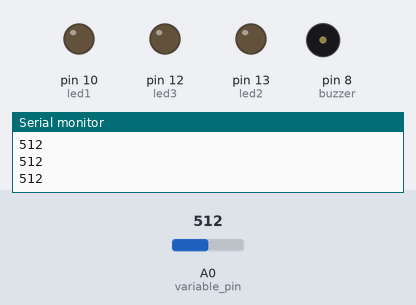
This sketch was run on a simulated Arduino Uno, built with avr-gcc and run on an emulated ATmega328P. Shown: output pins drawn as LEDs (lit = HIGH), buzzer (waves = sounding, pin HIGH), the last lines printed to the serial monitor. The test bench sets the inputs (shaded band); at power-on: A0 (variable_pin) = 512.

Above: at 1.2 s.
1.3 s: A0 (variable_pin) set to 991
2.8 s: A0 (variable_pin) set to 1012
At 5.6 s:
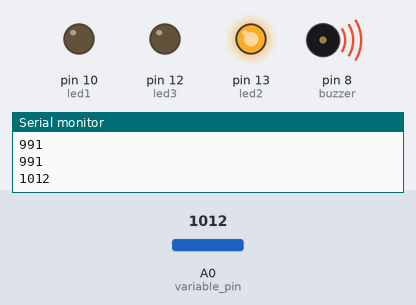
At 8.6 s:
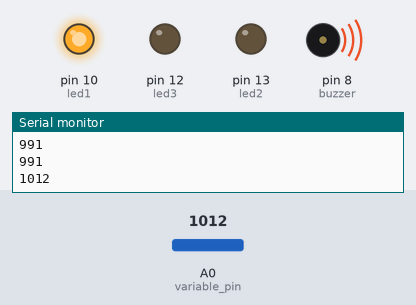
Timing chart, 0 to 11.8 s (numbered marks = the images above; inputs shaded):
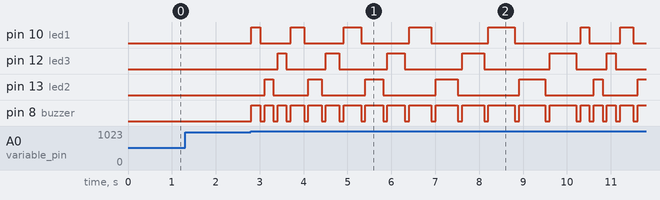

The sketch:

variableResistor_alarm.ino
```cpp
int variable_pin = A0;
int led1 = 10;
int led2 = 13;
int led3 = 12;
int buzzer = 8;
void setup() {
  pinMode(variable_pin, INPUT);
  pinMode(led1, OUTPUT);
  pinMode(led2, OUTPUT);
  pinMode(led3, OUTPUT);
  pinMode(buzzer, OUTPUT);

  Serial.begin(9600); //baud rate
}

void loop() {
  int voltage =analogRead(variable_pin);  //read voltage from the potentiometer(variable resistor)
  Serial.println(voltage); //display or print the voltage from the analog read.

  //turn on buzzer and led as alarm when the voltage reaches 1000 or more
  if(voltage>=1000){

    for(int interval = 200; interval <=600; interval+=100){
      digitalWrite(led1, HIGH);
      digitalWrite(led2, LOW);
      digitalWrite(buzzer, HIGH);
      delay(interval);
      digitalWrite(led1, LOW);
      digitalWrite(led2, LOW);
      digitalWrite(led3, LOW);
      digitalWrite(buzzer, LOW);
      delay(100);
      digitalWrite(led1, LOW);
      digitalWrite(led2, HIGH);
      digitalWrite(led3, LOW);
      digitalWrite(buzzer, HIGH);
      delay(interval);
      digitalWrite(led1, LOW);
      digitalWrite(led2,LOW);
      digitalWrite(led3,LOW);
      digitalWrite(buzzer, LOW);
      delay(100);
      digitalWrite(led1, LOW);
      digitalWrite(led2, LOW);
      digitalWrite(led3, HIGH);
      digitalWrite(buzzer, HIGH);
      delay(interval);
      digitalWrite(led1, LOW);
      digitalWrite(led2,LOW);
      digitalWrite(led3,LOW);
      digitalWrite(buzzer, LOW);
      delay(100);
    }

  }else{
    digitalWrite(led1, LOW);
    digitalWrite(buzzer, LOW);
    digitalWrite(led2, LOW);
  }
}
```

Measured:
- the behaviour switches between 999 and 1000 on A0 (variable_pin) (found by bisection; images 0 and 1)
- after the input at 2.8 s, pin 10 (led1): LOW → HIGH at once, → LOW 0.20 s later, → HIGH 0.70 s later, → LOW 0.30 s later, … (14 changes in this stretch); pin 12 (led3): LOW → HIGH after 0.61 s, → LOW 0.20 s later, → HIGH 0.90 s later, → LOW 0.30 s later, … (12 changes in this stretch)
